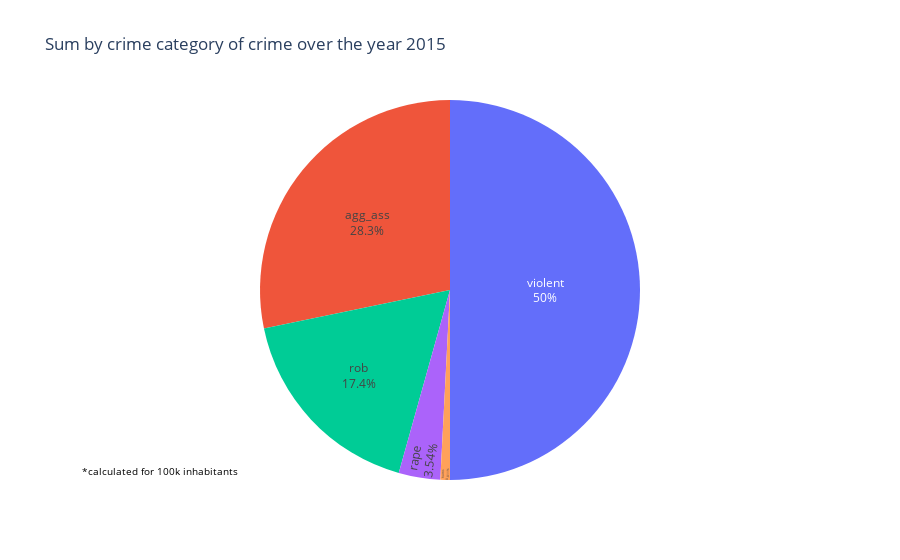

Notebook source saved alongside this figure:
### Markdown cell above
# <font color='violet'>Back in 2015, What crime you will most likely experienced during a trip in the us ?</font>

### Code cell
fig = px.pie(df_crime_experienced, values='nb_crime', names='crime_cat',
             title = "Sum by crime category of crime over the year 2015")
fig.update_traces(textposition='inside', textinfo='percent+label')
fig.update_layout(showlegend=False) 
annotation = {
    'xref': 'paper',  
    'yref': 'paper',  
    'x': 0.0, 
    'y': 0.0, 
    'text': '*calculated for 100k inhabitants',
    'showarrow': False,
    'arrowhead': 0,
    'font': {'size': 10, 'color': 'black'},
    'font_family' : 'Open Sans'
}

fig.update_layout({'annotations': [annotation]})
fig.show()

### Figure 1 — Plotly figure (JSON) as saved in the notebook; plotly's stock layout.template omitted (floating-point values rounded to 4 significant figures; data arrays with more than 128 entries replaced by an {"elided": "..."} marker saying what was removed)
{"data": [{"domain": {"x": [0, 1], "y": [0, 1]}, "hovertemplate": "crime_cat=%{label}<br>nb_crime=%{value}<extra></extra>", "labels": {"elided": "325 str values"}, "legendgroup": "", "name": "", "showlegend": true, "textinfo": "percent+label", "textposition": "inside", "type": "pie", "values": {"elided": "325 float values"}}], "layout": {"annotations": [{"arrowhead": 0, "font": {"color": "black", "family": "Open Sans", "size": 10}, "showarrow": false, "text": "*calculated for 100k inhabitants", "x": 0, "xref": "paper", "y": 0, "yref": "paper"}], "legend": {"tracegroupgap": 0}, "showlegend": false, "title": {"text": "Sum by crime category of crime over the year 2015"}}}
